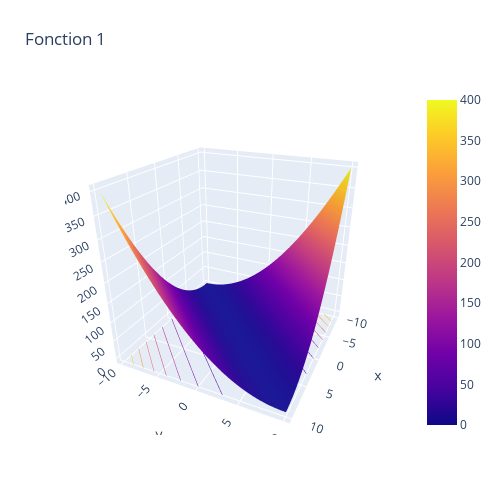

Notebook code cell kept with this figure:
### Code cell
import plotly.graph_objects as go

import pandas as pd

inf = -10
sup = 10
N = 50

A = np.zeros((N,N))
Intervalle = np.linspace(inf,sup,N)

for i,x in enumerate(Intervalle):
    for j, y in enumerate(Intervalle):
        f=[x,y]
        A[i,j] = oracle1(f,1)
# Read data from a csv

fig = go.Figure(data=[go.Surface(x=Intervalle, y=Intervalle, z=A)])
fig.update_traces(contours_z=dict(show=True, usecolormap=True,
                                  highlightcolor="limegreen", project_z=True))
fig.update_layout(title='Fonction 1', autosize=False,
                  scene_camera_eye=dict(x=1.87, y=0.88, z=1),
                  width=500, height=500,
                  margin=dict(l=65, r=50, b=65, t=90)
)

fig.show()

### Figure 1 — Plotly figure (JSON) as saved in the notebook; plotly's stock layout.template omitted (floating-point values rounded to 4 significant figures; data arrays with more than 128 entries replaced by an {"elided": "..."} marker saying what was removed)
{"data": [{"contours": {"z": {"highlightcolor": "limegreen", "project": {"z": true}, "show": true, "usecolormap": true}}, "type": "surface", "x": [-10, -9.592, -9.184, -8.776, -8.367, -7.959, -7.551, -7.143, -6.735, -6.327, -5.918, -5.51, -5.102, -4.694, -4.286, -3.878, -3.469, -3.061, -2.653, -2.245, -1.837, -1.429, -1.02, -0.6122, -0.2041, 0.2041, 0.6122, 1.02, 1.429, 1.837, 2.245, 2.653, 3.061, 3.469, 3.878, 4.286, 4.694, 5.102, 5.51, 5.918, 6.327, 6.735, 7.143, 7.551, 7.959, 8.367, 8.776, 9.184, 9.592, 10], "y": [-10, -9.592, -9.184, -8.776, -8.367, -7.959, -7.551, -7.143, -6.735, -6.327, -5.918, -5.51, -5.102, -4.694, -4.286, -3.878, -3.469, -3.061, -2.653, -2.245, -1.837, -1.429, -1.02, -0.6122, -0.2041, 0.2041, 0.6122, 1.02, 1.429, 1.837, 2.245, 2.653, 3.061, 3.469, 3.878, 4.286, 4.694, 5.102, 5.51, 5.918, 6.327, 6.735, 7.143, 7.551, 7.959, 8.367, 8.776, 9.184, 9.592, 10], "z": {"elided": "50x50 float values"}}], "layout": {"autosize": false, "height": 500, "margin": {"b": 65, "l": 65, "r": 50, "t": 90}, "scene": {"camera": {"eye": {"x": 1.87, "y": 0.88, "z": 1}}}, "title": {"text": "Fonction 1"}, "width": 500}}
